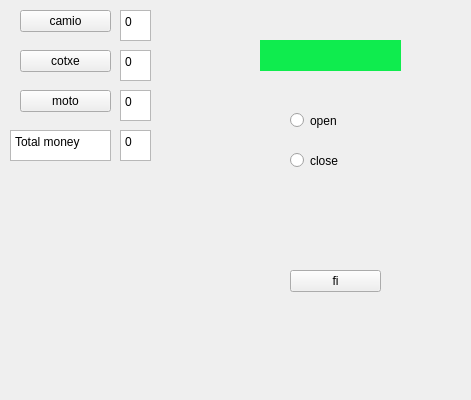
<?xml version="1.0" encoding="UTF-8"?>
<ui version="4.0">
 <class>MyForm</class>
 <widget class="QWidget" name="MyForm">
  <property name="geometry">
   <rect>
    <x>0</x>
    <y>0</y>
    <width>471</width>
    <height>400</height>
   </rect>
  </property>
  <property name="windowTitle">
   <string>MyForm</string>
  </property>
  <widget class="QTextBrowser" name="textBrowser">
   <property name="geometry">
    <rect>
     <x>120</x>
     <y>10</y>
     <width>31</width>
     <height>31</height>
    </rect>
   </property>
   <property name="html">
    <string>&lt;!DOCTYPE HTML PUBLIC &quot;-//W3C//DTD HTML 4.0//EN&quot; &quot;http://www.w3.org/TR/REC-html40/strict.dtd&quot;&gt;
&lt;html&gt;&lt;head&gt;&lt;meta name=&quot;qrichtext&quot; content=&quot;1&quot; /&gt;&lt;style type=&quot;text/css&quot;&gt;
p, li { white-space: pre-wrap; }
&lt;/style&gt;&lt;/head&gt;&lt;body style=&quot; font-family:'Sans Serif'; font-size:9pt; font-weight:400; font-style:normal;&quot;&gt;
&lt;p style=&quot; margin-top:0px; margin-bottom:0px; margin-left:0px; margin-right:0px; -qt-block-indent:0; text-indent:0px;&quot;&gt;0&lt;/p&gt;&lt;/body&gt;&lt;/html&gt;</string>
   </property>
  </widget>
  <widget class="QTextBrowser" name="textBrowser_2">
   <property name="geometry">
    <rect>
     <x>120</x>
     <y>50</y>
     <width>31</width>
     <height>31</height>
    </rect>
   </property>
   <property name="html">
    <string>&lt;!DOCTYPE HTML PUBLIC &quot;-//W3C//DTD HTML 4.0//EN&quot; &quot;http://www.w3.org/TR/REC-html40/strict.dtd&quot;&gt;
&lt;html&gt;&lt;head&gt;&lt;meta name=&quot;qrichtext&quot; content=&quot;1&quot; /&gt;&lt;style type=&quot;text/css&quot;&gt;
p, li { white-space: pre-wrap; }
&lt;/style&gt;&lt;/head&gt;&lt;body style=&quot; font-family:'Sans Serif'; font-size:9pt; font-weight:400; font-style:normal;&quot;&gt;
&lt;p style=&quot; margin-top:0px; margin-bottom:0px; margin-left:0px; margin-right:0px; -qt-block-indent:0; text-indent:0px;&quot;&gt;0&lt;/p&gt;&lt;/body&gt;&lt;/html&gt;</string>
   </property>
  </widget>
  <widget class="QTextBrowser" name="textBrowser_3">
   <property name="geometry">
    <rect>
     <x>120</x>
     <y>90</y>
     <width>31</width>
     <height>31</height>
    </rect>
   </property>
   <property name="html">
    <string>&lt;!DOCTYPE HTML PUBLIC &quot;-//W3C//DTD HTML 4.0//EN&quot; &quot;http://www.w3.org/TR/REC-html40/strict.dtd&quot;&gt;
&lt;html&gt;&lt;head&gt;&lt;meta name=&quot;qrichtext&quot; content=&quot;1&quot; /&gt;&lt;style type=&quot;text/css&quot;&gt;
p, li { white-space: pre-wrap; }
&lt;/style&gt;&lt;/head&gt;&lt;body style=&quot; font-family:'Sans Serif'; font-size:9pt; font-weight:400; font-style:normal;&quot;&gt;
&lt;p style=&quot; margin-top:0px; margin-bottom:0px; margin-left:0px; margin-right:0px; -qt-block-indent:0; text-indent:0px;&quot;&gt;0&lt;/p&gt;&lt;/body&gt;&lt;/html&gt;</string>
   </property>
  </widget>
  <widget class="QTextBrowser" name="textBrowser_4">
   <property name="geometry">
    <rect>
     <x>120</x>
     <y>130</y>
     <width>31</width>
     <height>31</height>
    </rect>
   </property>
   <property name="html">
    <string>&lt;!DOCTYPE HTML PUBLIC &quot;-//W3C//DTD HTML 4.0//EN&quot; &quot;http://www.w3.org/TR/REC-html40/strict.dtd&quot;&gt;
&lt;html&gt;&lt;head&gt;&lt;meta name=&quot;qrichtext&quot; content=&quot;1&quot; /&gt;&lt;style type=&quot;text/css&quot;&gt;
p, li { white-space: pre-wrap; }
&lt;/style&gt;&lt;/head&gt;&lt;body style=&quot; font-family:'Sans Serif'; font-size:9pt; font-weight:400; font-style:normal;&quot;&gt;
&lt;p style=&quot; margin-top:0px; margin-bottom:0px; margin-left:0px; margin-right:0px; -qt-block-indent:0; text-indent:0px;&quot;&gt;0&lt;/p&gt;&lt;/body&gt;&lt;/html&gt;</string>
   </property>
  </widget>
  <widget class="QTextBrowser" name="textBrowser_5">
   <property name="geometry">
    <rect>
     <x>10</x>
     <y>130</y>
     <width>101</width>
     <height>31</height>
    </rect>
   </property>
   <property name="html">
    <string>&lt;!DOCTYPE HTML PUBLIC &quot;-//W3C//DTD HTML 4.0//EN&quot; &quot;http://www.w3.org/TR/REC-html40/strict.dtd&quot;&gt;
&lt;html&gt;&lt;head&gt;&lt;meta name=&quot;qrichtext&quot; content=&quot;1&quot; /&gt;&lt;style type=&quot;text/css&quot;&gt;
p, li { white-space: pre-wrap; }
&lt;/style&gt;&lt;/head&gt;&lt;body style=&quot; font-family:'Sans Serif'; font-size:9pt; font-weight:400; font-style:normal;&quot;&gt;
&lt;p style=&quot; margin-top:0px; margin-bottom:0px; margin-left:0px; margin-right:0px; -qt-block-indent:0; text-indent:0px;&quot;&gt;Total money&lt;/p&gt;&lt;/body&gt;&lt;/html&gt;</string>
   </property>
  </widget>
  <widget class="QPushButton" name="pushButton">
   <property name="geometry">
    <rect>
     <x>20</x>
     <y>10</y>
     <width>91</width>
     <height>22</height>
    </rect>
   </property>
   <property name="text">
    <string>camio</string>
   </property>
  </widget>
  <widget class="QPushButton" name="pushButton_2">
   <property name="geometry">
    <rect>
     <x>20</x>
     <y>50</y>
     <width>91</width>
     <height>22</height>
    </rect>
   </property>
   <property name="text">
    <string>cotxe</string>
   </property>
  </widget>
  <widget class="QPushButton" name="pushButton_3">
   <property name="geometry">
    <rect>
     <x>20</x>
     <y>90</y>
     <width>91</width>
     <height>22</height>
    </rect>
   </property>
   <property name="text">
    <string>moto</string>
   </property>
  </widget>
  <widget class="QLabel" name="label">
   <property name="geometry">
    <rect>
     <x>260</x>
     <y>40</y>
     <width>141</width>
     <height>31</height>
    </rect>
   </property>
   <property name="palette">
    <palette>
     <active>
      <colorrole role="WindowText">
       <brush brushstyle="SolidPattern">
        <color alpha="255">
         <red>0</red>
         <green>0</green>
         <blue>0</blue>
        </color>
       </brush>
      </colorrole>
      <colorrole role="Button">
       <brush brushstyle="SolidPattern">
        <color alpha="255">
         <red>15</red>
         <green>236</green>
         <blue>78</blue>
        </color>
       </brush>
      </colorrole>
      <colorrole role="Light">
       <brush brushstyle="SolidPattern">
        <color alpha="255">
         <red>115</red>
         <green>255</green>
         <blue>155</blue>
        </color>
       </brush>
      </colorrole>
      <colorrole role="Midlight">
       <brush brushstyle="SolidPattern">
        <color alpha="255">
         <red>65</red>
         <green>245</green>
         <blue>116</blue>
        </color>
       </brush>
      </colorrole>
      <colorrole role="Dark">
       <brush brushstyle="SolidPattern">
        <color alpha="255">
         <red>7</red>
         <green>118</green>
         <blue>39</blue>
        </color>
       </brush>
      </colorrole>
      <colorrole role="Mid">
       <brush brushstyle="SolidPattern">
        <color alpha="255">
         <red>10</red>
         <green>157</green>
         <blue>52</blue>
        </color>
       </brush>
      </colorrole>
      <colorrole role="Text">
       <brush brushstyle="SolidPattern">
        <color alpha="255">
         <red>0</red>
         <green>0</green>
         <blue>0</blue>
        </color>
       </brush>
      </colorrole>
      <colorrole role="BrightText">
       <brush brushstyle="SolidPattern">
        <color alpha="255">
         <red>255</red>
         <green>255</green>
         <blue>255</blue>
        </color>
       </brush>
      </colorrole>
      <colorrole role="ButtonText">
       <brush brushstyle="SolidPattern">
        <color alpha="255">
         <red>0</red>
         <green>0</green>
         <blue>0</blue>
        </color>
       </brush>
      </colorrole>
      <colorrole role="Base">
       <brush brushstyle="SolidPattern">
        <color alpha="255">
         <red>255</red>
         <green>255</green>
         <blue>255</blue>
        </color>
       </brush>
      </colorrole>
      <colorrole role="Window">
       <brush brushstyle="SolidPattern">
        <color alpha="255">
         <red>15</red>
         <green>236</green>
         <blue>78</blue>
        </color>
       </brush>
      </colorrole>
      <colorrole role="Shadow">
       <brush brushstyle="SolidPattern">
        <color alpha="255">
         <red>0</red>
         <green>0</green>
         <blue>0</blue>
        </color>
       </brush>
      </colorrole>
      <colorrole role="AlternateBase">
       <brush brushstyle="SolidPattern">
        <color alpha="255">
         <red>135</red>
         <green>245</green>
         <blue>166</blue>
        </color>
       </brush>
      </colorrole>
      <colorrole role="ToolTipBase">
       <brush brushstyle="SolidPattern">
        <color alpha="255">
         <red>255</red>
         <green>255</green>
         <blue>220</blue>
        </color>
       </brush>
      </colorrole>
      <colorrole role="ToolTipText">
       <brush brushstyle="SolidPattern">
        <color alpha="255">
         <red>0</red>
         <green>0</green>
         <blue>0</blue>
        </color>
       </brush>
      </colorrole>
     </active>
     <inactive>
      <colorrole role="WindowText">
       <brush brushstyle="SolidPattern">
        <color alpha="255">
         <red>0</red>
         <green>0</green>
         <blue>0</blue>
        </color>
       </brush>
      </colorrole>
      <colorrole role="Button">
       <brush brushstyle="SolidPattern">
        <color alpha="255">
         <red>15</red>
         <green>236</green>
         <blue>78</blue>
        </color>
       </brush>
      </colorrole>
      <colorrole role="Light">
       <brush brushstyle="SolidPattern">
        <color alpha="255">
         <red>115</red>
         <green>255</green>
         <blue>155</blue>
        </color>
       </brush>
      </colorrole>
      <colorrole role="Midlight">
       <brush brushstyle="SolidPattern">
        <color alpha="255">
         <red>65</red>
         <green>245</green>
         <blue>116</blue>
        </color>
       </brush>
      </colorrole>
      <colorrole role="Dark">
       <brush brushstyle="SolidPattern">
        <color alpha="255">
         <red>7</red>
         <green>118</green>
         <blue>39</blue>
        </color>
       </brush>
      </colorrole>
      <colorrole role="Mid">
       <brush brushstyle="SolidPattern">
        <color alpha="255">
         <red>10</red>
         <green>157</green>
         <blue>52</blue>
        </color>
       </brush>
      </colorrole>
      <colorrole role="Text">
       <brush brushstyle="SolidPattern">
        <color alpha="255">
         <red>0</red>
         <green>0</green>
         <blue>0</blue>
        </color>
       </brush>
      </colorrole>
      <colorrole role="BrightText">
       <brush brushstyle="SolidPattern">
        <color alpha="255">
         <red>255</red>
         <green>255</green>
         <blue>255</blue>
        </color>
       </brush>
      </colorrole>
      <colorrole role="ButtonText">
       <brush brushstyle="SolidPattern">
        <color alpha="255">
         <red>0</red>
         <green>0</green>
         <blue>0</blue>
        </color>
       </brush>
      </colorrole>
      <colorrole role="Base">
       <brush brushstyle="SolidPattern">
        <color alpha="255">
         <red>255</red>
         <green>255</green>
         <blue>255</blue>
        </color>
       </brush>
      </colorrole>
      <colorrole role="Window">
       <brush brushstyle="SolidPattern">
        <color alpha="255">
         <red>15</red>
         <green>236</green>
         <blue>78</blue>
        </color>
       </brush>
      </colorrole>
      <colorrole role="Shadow">
       <brush brushstyle="SolidPattern">
        <color alpha="255">
         <red>0</red>
         <green>0</green>
         <blue>0</blue>
        </color>
       </brush>
      </colorrole>
      <colorrole role="AlternateBase">
       <brush brushstyle="SolidPattern">
        <color alpha="255">
         <red>135</red>
         <green>245</green>
         <blue>166</blue>
        </color>
       </brush>
      </colorrole>
      <colorrole role="ToolTipBase">
       <brush brushstyle="SolidPattern">
        <color alpha="255">
         <red>255</red>
         <green>255</green>
         <blue>220</blue>
        </color>
       </brush>
      </colorrole>
      <colorrole role="ToolTipText">
       <brush brushstyle="SolidPattern">
        <color alpha="255">
         <red>0</red>
         <green>0</green>
         <blue>0</blue>
        </color>
       </brush>
      </colorrole>
     </inactive>
     <disabled>
      <colorrole role="WindowText">
       <brush brushstyle="SolidPattern">
        <color alpha="255">
         <red>7</red>
         <green>118</green>
         <blue>39</blue>
        </color>
       </brush>
      </colorrole>
      <colorrole role="Button">
       <brush brushstyle="SolidPattern">
        <color alpha="255">
         <red>15</red>
         <green>236</green>
         <blue>78</blue>
        </color>
       </brush>
      </colorrole>
      <colorrole role="Light">
       <brush brushstyle="SolidPattern">
        <color alpha="255">
         <red>115</red>
         <green>255</green>
         <blue>155</blue>
        </color>
       </brush>
      </colorrole>
      <colorrole role="Midlight">
       <brush brushstyle="SolidPattern">
        <color alpha="255">
         <red>65</red>
         <green>245</green>
         <blue>116</blue>
        </color>
       </brush>
      </colorrole>
      <colorrole role="Dark">
       <brush brushstyle="SolidPattern">
        <color alpha="255">
         <red>7</red>
         <green>118</green>
         <blue>39</blue>
        </color>
       </brush>
      </colorrole>
      <colorrole role="Mid">
       <brush brushstyle="SolidPattern">
        <color alpha="255">
         <red>10</red>
         <green>157</green>
         <blue>52</blue>
        </color>
       </brush>
      </colorrole>
      <colorrole role="Text">
       <brush brushstyle="SolidPattern">
        <color alpha="255">
         <red>7</red>
         <green>118</green>
         <blue>39</blue>
        </color>
       </brush>
      </colorrole>
      <colorrole role="BrightText">
       <brush brushstyle="SolidPattern">
        <color alpha="255">
         <red>255</red>
         <green>255</green>
         <blue>255</blue>
        </color>
       </brush>
      </colorrole>
      <colorrole role="ButtonText">
       <brush brushstyle="SolidPattern">
        <color alpha="255">
         <red>7</red>
         <green>118</green>
         <blue>39</blue>
        </color>
       </brush>
      </colorrole>
      <colorrole role="Base">
       <brush brushstyle="SolidPattern">
        <color alpha="255">
         <red>15</red>
         <green>236</green>
         <blue>78</blue>
        </color>
       </brush>
      </colorrole>
      <colorrole role="Window">
       <brush brushstyle="SolidPattern">
        <color alpha="255">
         <red>15</red>
         <green>236</green>
         <blue>78</blue>
        </color>
       </brush>
      </colorrole>
      <colorrole role="Shadow">
       <brush brushstyle="SolidPattern">
        <color alpha="255">
         <red>0</red>
         <green>0</green>
         <blue>0</blue>
        </color>
       </brush>
      </colorrole>
      <colorrole role="AlternateBase">
       <brush brushstyle="SolidPattern">
        <color alpha="255">
         <red>15</red>
         <green>236</green>
         <blue>78</blue>
        </color>
       </brush>
      </colorrole>
      <colorrole role="ToolTipBase">
       <brush brushstyle="SolidPattern">
        <color alpha="255">
         <red>255</red>
         <green>255</green>
         <blue>220</blue>
        </color>
       </brush>
      </colorrole>
      <colorrole role="ToolTipText">
       <brush brushstyle="SolidPattern">
        <color alpha="255">
         <red>0</red>
         <green>0</green>
         <blue>0</blue>
        </color>
       </brush>
      </colorrole>
     </disabled>
    </palette>
   </property>
   <property name="autoFillBackground">
    <bool>true</bool>
   </property>
   <property name="text">
    <string/>
   </property>
  </widget>
  <widget class="QPushButton" name="pushButton_4">
   <property name="geometry">
    <rect>
     <x>290</x>
     <y>270</y>
     <width>91</width>
     <height>22</height>
    </rect>
   </property>
   <property name="text">
    <string>fi</string>
   </property>
  </widget>
  <widget class="QRadioButton" name="radioButton">
   <property name="geometry">
    <rect>
     <x>290</x>
     <y>110</y>
     <width>93</width>
     <height>21</height>
    </rect>
   </property>
   <property name="text">
    <string>open</string>
   </property>
  </widget>
  <widget class="QRadioButton" name="radioButton_2">
   <property name="geometry">
    <rect>
     <x>290</x>
     <y>150</y>
     <width>93</width>
     <height>21</height>
    </rect>
   </property>
   <property name="text">
    <string>close</string>
   </property>
  </widget>
 </widget>
 <layoutdefault spacing="6" margin="11"/>
 <resources/>
 <connections/>
</ui>
